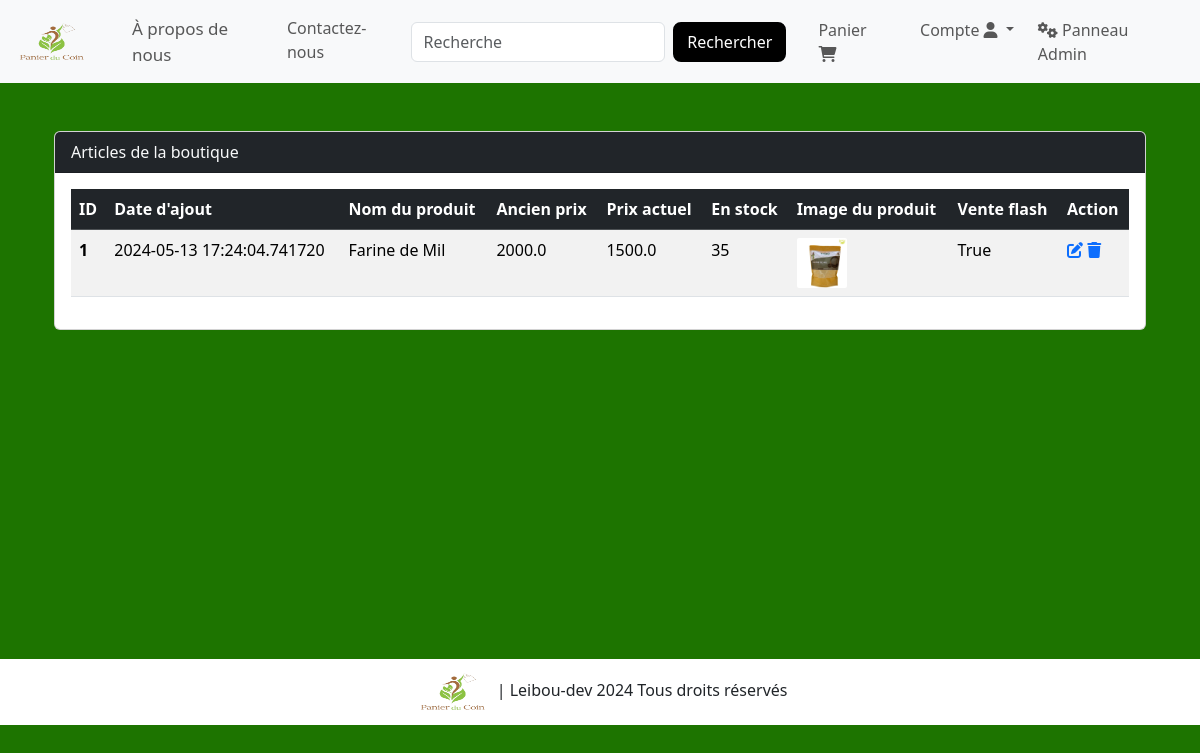
/shop-items (signed in), run on the app's committed database.
### website/models.py (models this page shows, shortened)
class Product(db.Model):
    id = db.Column(db.Integer, primary_key=True)
    product_name = db.Column(db.String(100), nullable=False)
    current_price = db.Column(db.Float, nullable=False)
    previous_price = db.Column(db.Float, nullable=False)
    in_stock = db.Column(db.Integer, nullable=False)
    product_picture = db.Column(db.String(1000), nullable=False)
    flash_sale = db.Column(db.Boolean, default=False)
    date_added = db.Column(db.DateTime, default=datetime.utcnow)
    categories = db.relationship('Category', secondary=product_category, backref=db.backref('products', lazy='dynamic'))
    carts = db.relationship('Cart', backref=db.backref('product', lazy=True))
    orders = db.relationship('OneOrder', backref=db.backref('product', lazy=True))

### website/admin.py (the view)
@admin.route('/shop-items', methods=['GET', 'POST'])
@login_required
def shop_items():
    if current_user.id == 5 or current_user.id == 6:
        items = Product.query.order_by(Product.date_added).all()
        return render_template('shop_items.html', items=items)
    return render_template('404.html')

### website/templates/shop_items.html (shortened to what this page needs)
{% extends 'base.html' %}
{% block body %}
{% if items | length < 1 %}
<div style="height: 66vh; display: flex; justify-content: center; align-items: center;">
    <h3 style="color: white;">Aucun article en boutique</h3>
</div>
{% else %}
<div style="height: 60vh;" class="container mt-5 ">
    <div class="row justify-content-center">
        <div class="col-md-12">
            <div class="card">
                <div class="card-header bg-dark text-light">
                    Articles de la boutique
                </div>
                <div class="card-body">
                    <div class="table-responsive">
                        <table class="table table-hover table-striped">
                            <thead class="table-dark">
                                <tr>
                                    <th scope="col">ID</th>
                                    <th scope="col">Date d'ajout</th>
                                    <th scope="col">Nom du produit</th>
                                    <th scope="col">Ancien prix</th>
                                    <th scope="col">Prix actuel</th>
                                    <th scope="col">En stock</th>
                                    <th scope="col">Image du produit</th>
                                    <th scope="col">Vente flash</th>
                                    <th scope="col">Action</th>
                                </tr>
                            </thead>
                            <tbody>
                                {% for item in items %}
                                <tr>
                                    <th scope="row">{{ item.id }}</th>
                                    <td>{{ item.date_added }}</td>
                                    <td>{{ item.product_name }}</td>
                                    <td>{{ item.previous_price }}</td>
                                    <td>{{ item.current_price }}</td>
                                    <td>{{ item.in_stock }}</td>
                                    <td><img src="{{ item.product_picture }}" alt="" style="height: 50px; width: 50px; border-radius: 2px;"></td>
                                    <td>{{ item.flash_sale }}</td>
                                    <td>
                                        <a href="/update-item/{{ item.id }}"><i class="fas fa-edit"></i></a>
                                        <a href="/delete-item/{{ item.id }}"><i class="fas fa-trash"></i></a>
                                    </td>
                                </tr>
                                {% endfor %}
                            </tbody>
                        </table>
                    </div>
                </div>
            </div>
        </div>
    </div>
</div>
{% endif %}
{% endblock %}

### data on the page
Product: id "1", date_added "2024-05-13 17:24:04.741720", product_name "Farine de Mil", previous_price "2000.0", current_price "1500.0", in_stock "35", product_picture (picture), flash_sale "True"
